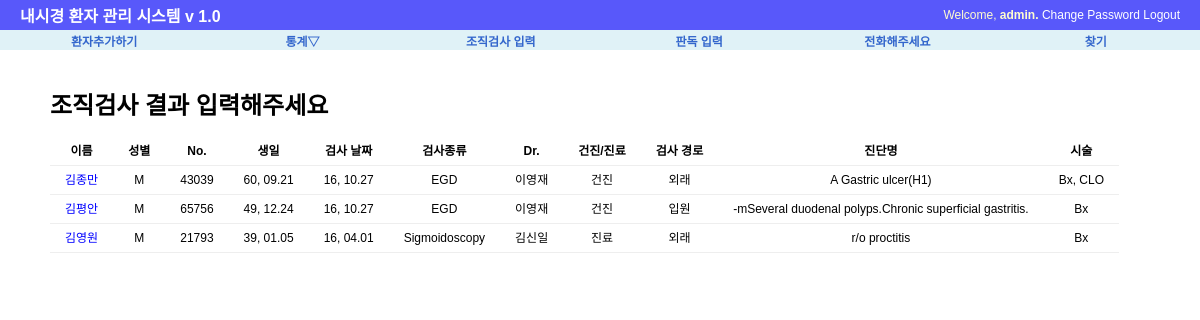
The app's page /procedure/biopsy/ (signed in) with its own data.
### procedure/models.py (models this page shows, shortened)
class Exam(models.Model):
    exam_date=models.DateField('검사 날짜', default=date.today)
    exam_type=MultiSelectField('내시경 종류', max_length=20, max_choices=3,choices=(('E', 'EGD'),('C','Colonoscopy'), ('S','Sigmoidoscopy')))
    exam_doc=models.CharField('의사', max_length=30, choices=(('이영재','이영재'),('김신일','김신일')), default='김신일')
    exam_class=models.CharField('건진/진료',max_length=30, choices=(('건진',"건진"),('진료',"진료"),('건진+진료',"건진+진료")), default='건진')
    exam_place=models.CharField('외래/입원', max_length=20, choices=(('입원', '입원'), ('외래', '외래')), default='외래')
    patient_name=models.CharField('환자 이름', max_length=50)
    hospital_no=models.CharField('환자등록 번호', max_length=10)
    patient_sex=models.CharField('성별',max_length=10, choices=(('M',"남자"),('F', "여자")), default='M')
    patient_birth=models.DateField('생일', auto_now=False)
    patient_phone=models.CharField("전화번호", max_length=15, default="010-")
    exam_Dx=models.CharField("내시경 진단명",max_length=200)
    exam_procedure=MultiSelectField("시술", max_length=20, max_choices=5, choices=(('None','None'),('Bx',"Bx"),('CLO','CLO'),('Polypectomy', "Polypectomy"),("EMR",'EMR'),
                                                           ('ForeignBody','Foreign Body Remove'),('BleedingControl','Bleeding Control'),('PEG','PEG')))
    Bx_result=models.CharField("조직검사 결과", max_length=200, default=".")
    follow_up=models.IntegerField("추적검사 기간", default=0)
    phone_check=models.CharField("전화 통화 결과", max_length=50, default='.')
    re_visit=models.BooleanField("재방문", default=False)
    class Meta:
        ordering=['-exam_date']

### procedure/views.py (the view)
class BxListView(LoginRequiredMixin, ListView):
    template_name = 'procedure/Bx_list.html'
    context_object_name='object_list'
    def get_queryset(self):
        result=Exam.objects.filter(Q(exam_procedure__icontains='Bx') |
                                   Q(exam_procedure__icontains='Polypectomy')|
                                   Q(exam_procedure__icontains='EMR')).distinct()
        return result

### procedure/templates/procedure/Bx_list.html (shortened to what this page needs)
{%  extends "base.html" %}
{% block content %}
<div id="content">
    <h1> 조직검사 결과 입력해주세요</h1>
        <table>
        <tr>
        <th> 이름</th>
        <th> 성별</th>
        <th> No.</th>
        <th> 생일</th>
        <th> 검사 날짜</th>
        <th> 검사종류</th>
        <th> Dr.</th>
        <th> 건진/진료</th>
        <th> 검사 경로</th>
        <th> 진단명</th>
        <th> 시술</th>
        </tr>
    {% for list in object_list %}
    {% if list.Bx_result == "." %}
    <tr>
        <td><a href="{% url 'procedure:update' list.id %}"><font color="blue">{{ list.patient_name }}</font></a></td>
        <td>{{ list.patient_sex }}</td>
        <td>{{ list.hospital_no}}</td>
        <td>{{ list.patient_birth |  date:"y, m.d"}}</td>
        <td>{{ list.exam_date |  date:"y, m.d" }}</td>
        <td>{{ list.exam_type }}</td>
        <td>{{ list.exam_doc}}</td>
        <td>{{ list.exam_class }}</td>
        <td>{{ list.exam_place }}</td>
        <td>{{ list.exam_Dx }}</td>
        <td>{{ list.exam_procedure }}</td>
        </tr>
     {% endif %}
     {% endfor %}
        </table>
</div>
{% endblock %}

### templates/base.html (shortened to what this page needs)
<!DOCTYPE html>
<html lang="ko">
<head>
    {% load staticfiles %}
    <link rel="stylesheet" type="text/css" href="{% static "css/base.css" %}" >
    <link rel="stylesheet" type="text/css" href="{% block extrastyle %}{% endblock %}" />
</head>
<body>
<div id="header">
    <h2 class="maintitle"><a href="#"> <a href="{% url 'home' %}"> 내시경 환자 관리 시스템 v 1.0</a></h2>
    {% if user.is_active %}
    <h4 class="welcome">Welcome,
        <strong> {% firstof user.get_short_name user.get_username %}.</strong>
        <a href="{% url 'password_change' %}"> Change Password</a>
        <a href="{% url 'logout' %}">Logout</a>
    </h4>
    {% else %}
    <h4 class="welcome"> 로그인해 주세요./
        <a href=" {% url 'login' %}">Login</a>
        <a href=" {% url 'register' %}">Register</a>
    </h4>
    {% endif %}
</div>
<div id ="menu">
    <li><a href="{% url 'procedure:add' %}"> 환자추가하기</a></li>
    <li><a href="#" >통계&bigtriangledown;</a>
    </li>
    <li><a href="{% url 'procedure:biopsy' %}">조직검사 입력</a></li>
    <li><a href="{% url 'procedure:readinglist' %}">판독 입력</a></li>
    <li><a href="{% url 'procedure:phone' %}">전화해주세요</a></li>
    <li><a href="{% url 'procedure:search' %}"> 찾기</a></li>
</div>
{% block content %}{% endblock %}
</body>
</html>

### static/css/base.css (style rules this page uses)
body { font-family: "Lucida Grande", Verdana, Arial,sans-serif; font-size: 12px }
div#header { position: absolute; top: 0px; left: 0px; height: 30px; width:1200px; display: table; background: #5858FA; }
div#menu { position: absolute; top:30px; left:0px; height: 20px; width: 1200px; display:table; table-layout: fixed; border-spacing: 10px 0px; background: #E0F2F7; font_size: 8px; }
div#content { position: absolute; top: 70px; left: 50px; right: 50px; }
.maintitle { display: table-cell; vertical-align: middle; padding-left: 20px; color: #fffccf; font-weight: bold; font-size: 16px; }
.welcome { display: table-cell; vertical-align: middle; text-align: right; padding-right: 20px; color: #fffccf; font-weight: normal; font-size: 12px; }
div#menu a:link, div#menu a:visited { color:#36c; }
div#menu >li { display: table-cell; vertical-align: middle; border: 0px solid #bbb; border-radius: 5px; text-align: center; font-weight: bold; }
a:link, a:visited { color: #FFFFFF; text-decoration: none; }
table { border-collapse: collapse; text-align: center; }
td, th { line-height: 18px; border-bottom: 1px solid #eee; vertical-align: top; padding : 5px 15px; font-family : "Lucida Grande", Verdana, Arial, sans-serif; }

### records on screen
Exam: patient_name "김종만", patient_sex "M", hospital_no "43039", patient_birth "60, 09.21", exam_date "16, 10.27", exam_type "EGD", exam_doc "이영재", exam_class "건진", exam_place "외래", exam_Dx "A Gastric ulcer(H1)", exam_procedure "Bx, CLO"
Exam: patient_name "김평안", patient_sex "M", hospital_no "65756", patient_birth "49, 12.24", exam_date "16, 10.27", exam_type "EGD", exam_doc "이영재", exam_class "건진", exam_place "입원", exam_Dx "-mSeveral duodenal polyps.Chronic superficial gastritis.", exam_procedure "Bx"
Exam: patient_name "김영원", patient_sex "M", hospital_no "21793", patient_birth "39, 01.05", exam_date "16, 04.01", exam_type "Sigmoidoscopy", exam_doc "김신일", exam_class "진료", exam_place "외래", exam_Dx "r/o proctitis", exam_procedure "Bx"
